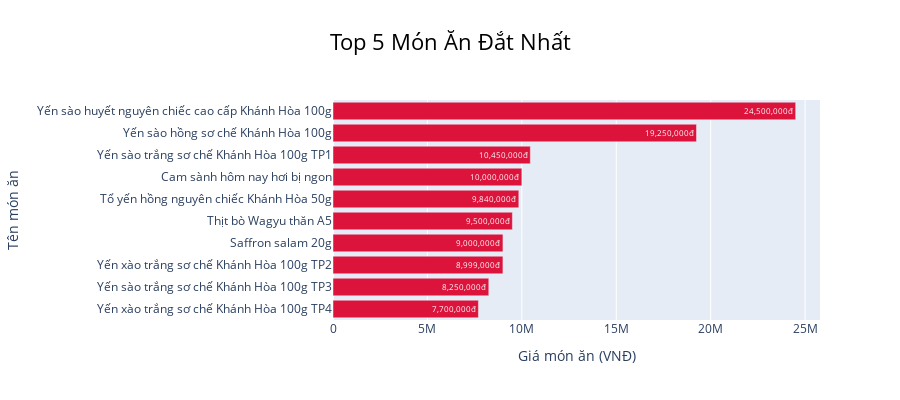

The notebook cell saved with this chart:
### Markdown cell above
b. Biểu đồ: Top 10 món ăn đắt nhất

### Code cell
import plotly.express as px

# Đọc dữ liệu đã lọc sạch
items_df = pd.read_csv("items_cleaned.csv")

# Lấy Top 5 món đắt nhất
top10_expensive = items_df.sort_values(by="Dish_Price", ascending=False).head(10)

# Vẽ biểu đồ thanh ngang
fig = px.bar(
    top10_expensive[::-1],  # đảo ngược để món đắt nhất nằm trên cùng
    x="Dish_Price",
    y="Dish_Name",
    orientation="h",
    text="Dish_Price",
    title="Top 5 Món Ăn Đắt Nhất",
    labels={"Dish_Price": "Giá (VNĐ)", "Dish_Name": "Tên Món"}
)

# Tuỳ chỉnh hiển thị
fig.update_traces(
    texttemplate='%{text:,.0f}đ',
    hovertemplate='Món: %{y}<br>Giá: %{x:,.0f}đ',
    marker_color='crimson'
)

fig.update_layout(
    title_font=dict(size=22, color='black'),
    title_x=0.5,
    height=400,
    xaxis_title="Giá món ăn (VNĐ)",
    yaxis_title="Tên món ăn"
)

fig.show()

### Figure 1 — Plotly figure (JSON) as saved in the notebook; plotly's stock layout.template omitted (floating-point values rounded to 4 significant figures)
{"data": [{"alignmentgroup": "True", "hovertemplate": "Món: %{y}<br>Giá: %{x:,.0f}đ", "legendgroup": "", "marker": {"color": "crimson", "pattern": {"shape": ""}}, "name": "", "offsetgroup": "", "orientation": "h", "showlegend": false, "text": [7700000, 8250000, 8999000, 9000000, 9500000, 9840000, 10000000, 10450000, 19250000, 24500000], "textposition": "auto", "texttemplate": "%{text:,.0f}đ", "type": "bar", "x": [7700000, 8250000, 8999000, 9000000, 9500000, 9840000, 10000000, 10450000, 19250000, 24500000], "xaxis": "x", "y": ["Yến xào trắng sơ chế Khánh Hòa 100g TP4", "Yến sào trắng sơ chế Khánh Hòa 100g TP3", "Yến xào trắng sơ chế Khánh Hòa 100g TP2", "Saffron salam 20g", "Thịt bò Wagyu thăn A5", "Tổ yến hồng nguyên chiếc Khánh Hòa 50g", "Cam sành hôm nay hơi bị ngon", "Yến sào trắng sơ chế Khánh Hòa 100g TP1", "Yến sào hồng sơ chế Khánh Hòa 100g", "Yến sào huyết nguyên chiếc cao cấp Khánh Hòa 100g"], "yaxis": "y"}], "layout": {"barmode": "relative", "height": 400, "legend": {"tracegroupgap": 0}, "title": {"font": {"color": "black", "size": 22}, "text": "Top 5 Món Ăn Đắt Nhất", "x": 0.5}, "xaxis": {"anchor": "y", "domain": [0, 1], "title": {"text": "Giá món ăn (VNĐ)"}}, "yaxis": {"anchor": "x", "domain": [0, 1], "title": {"text": "Tên món ăn"}}}}
